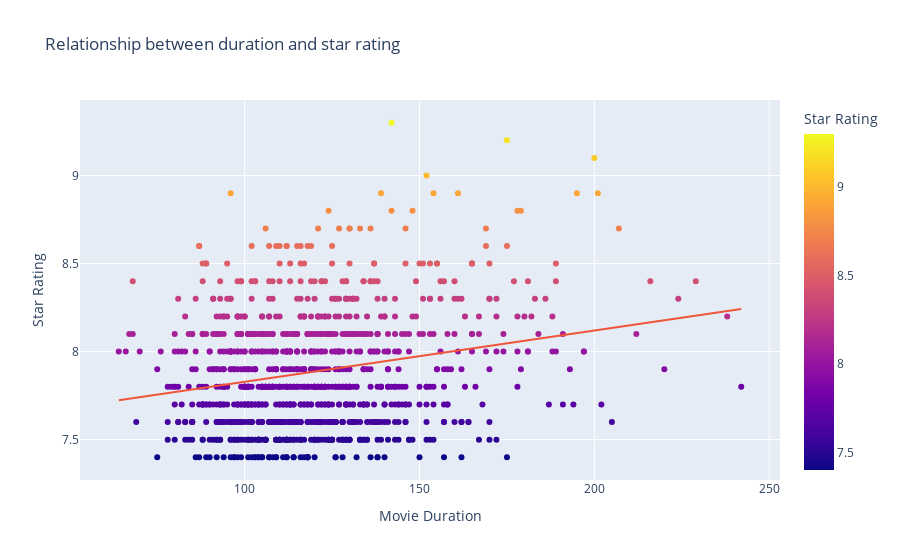

This figure's notebook cell:
### Markdown cell above
#### Use a visualization to detect whether there is a relationship between duration and star rating.

### Code cell
# using plotly scatter library
fig = px.scatter(movies, 
                 x = 'duration', # x-axis represent duration
                 y = 'star_rating', # y-axis represent star rating
                 labels = {'duration': 'Movie Duration', 'star_rating' : 'Star Rating'},
                 title = 'Relationship between duration and star rating',
                 color='star_rating', #beautify
                 trendline = 'ols'    # Trendline
                )
fig.show()

### Figure 1 — Plotly figure (JSON) as saved in the notebook; plotly's stock layout.template omitted (floating-point values rounded to 4 significant figures; data arrays with more than 128 entries replaced by an {"elided": "..."} marker saying what was removed)
{"data": [{"hovertemplate": "Movie Duration=%{x}<br>Star Rating=%{marker.color}<extra></extra>", "legendgroup": "", "marker": {"color": {"elided": "979 float values"}, "coloraxis": "coloraxis", "symbol": "circle"}, "mode": "markers", "name": "", "orientation": "v", "showlegend": false, "type": "scatter", "x": {"elided": "979 int values"}, "xaxis": "x", "y": {"elided": "979 float values"}, "yaxis": "y"}, {"hovertemplate": "<b>OLS trendline</b><br>star_rating = 0.00291166 * duration + 7.53753<br>R<sup>2</sup>=0.051597<br><br>Movie Duration=%{x}<br>Star Rating=%{y} <b>(trend)</b><extra></extra>", "legendgroup": "", "marker": {"symbol": "circle"}, "mode": "lines", "name": "", "showlegend": false, "type": "scatter", "x": {"elided": "979 int values"}, "xaxis": "x", "y": {"elided": "979 float values"}, "yaxis": "y"}], "layout": {"coloraxis": {"colorbar": {"title": {"text": "Star Rating"}}, "colorscale": [[0, "#0d0887"], [0.1111, "#46039f"], [0.2222, "#7201a8"], [0.3333, "#9c179e"], [0.4444, "#bd3786"], [0.5556, "#d8576b"], [0.6667, "#ed7953"], [0.7778, "#fb9f3a"], [0.8889, "#fdca26"], [1, "#f0f921"]]}, "legend": {"tracegroupgap": 0}, "title": {"text": "Relationship between duration and star rating"}, "xaxis": {"anchor": "y", "domain": [0, 1], "title": {"text": "Movie Duration"}}, "yaxis": {"anchor": "x", "domain": [0, 1], "title": {"text": "Star Rating"}}}}
